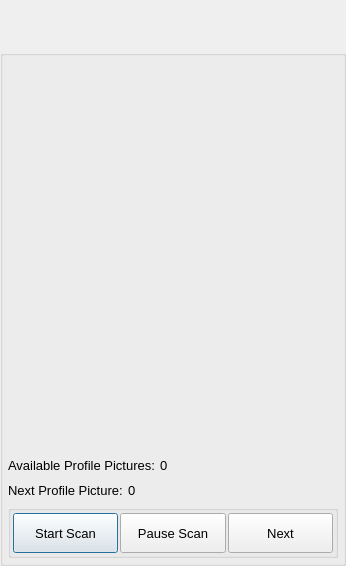
<?xml version="1.0" encoding="UTF-8"?>
<ui version="4.0">
 <class>ScanProfilesDialog</class>
 <widget class="QDialog" name="ScanProfilesDialog">
  <property name="windowModality">
   <enum>Qt::ApplicationModal</enum>
  </property>
  <property name="geometry">
   <rect>
    <x>0</x>
    <y>0</y>
    <width>346</width>
    <height>566</height>
   </rect>
  </property>
  <property name="windowTitle">
   <string>Menu</string>
  </property>
  <property name="windowOpacity">
   <double>1.000000000000000</double>
  </property>
  <property name="toolTip">
   <string/>
  </property>
  <layout class="QVBoxLayout" name="verticalLayout">
   <property name="spacing">
    <number>0</number>
   </property>
   <property name="leftMargin">
    <number>0</number>
   </property>
   <property name="topMargin">
    <number>0</number>
   </property>
   <property name="rightMargin">
    <number>0</number>
   </property>
   <property name="bottomMargin">
    <number>0</number>
   </property>
   <item>
    <widget class="TitleBarWidget" name="m_TitleBarWidget" native="true">
     <property name="sizePolicy">
      <sizepolicy hsizetype="Preferred" vsizetype="Preferred">
       <horstretch>0</horstretch>
       <verstretch>0</verstretch>
      </sizepolicy>
     </property>
     <property name="minimumSize">
      <size>
       <width>0</width>
       <height>50</height>
      </size>
     </property>
     <property name="maximumSize">
      <size>
       <width>16777215</width>
       <height>103</height>
      </size>
     </property>
    </widget>
   </item>
   <item>
    <widget class="QGroupBox" name="ItemsGroupBox">
     <property name="minimumSize">
      <size>
       <width>0</width>
       <height>0</height>
      </size>
     </property>
     <property name="font">
      <font>
       <pointsize>10</pointsize>
      </font>
     </property>
     <property name="title">
      <string/>
     </property>
     <layout class="QVBoxLayout" name="verticalLayout_2">
      <property name="spacing">
       <number>5</number>
      </property>
      <property name="leftMargin">
       <number>5</number>
      </property>
      <property name="topMargin">
       <number>5</number>
      </property>
      <property name="rightMargin">
       <number>5</number>
      </property>
      <property name="bottomMargin">
       <number>5</number>
      </property>
      <item>
       <widget class="QLabel" name="m_StatusLabel">
        <property name="text">
         <string notr="true"/>
        </property>
       </widget>
      </item>
      <item>
       <widget class="QLabel" name="ProfileFrame">
        <property name="sizePolicy">
         <sizepolicy hsizetype="Expanding" vsizetype="Expanding">
          <horstretch>0</horstretch>
          <verstretch>0</verstretch>
         </sizepolicy>
        </property>
        <property name="minimumSize">
         <size>
          <width>320</width>
          <height>200</height>
         </size>
        </property>
        <property name="pixmap">
         <pixmap>:/TruthOrDare/Resources/storyboard_background.png</pixmap>
        </property>
        <property name="scaledContents">
         <bool>true</bool>
        </property>
       </widget>
      </item>
      <item>
       <widget class="IdentWidget" name="FriendIdentWidget" native="true">
        <property name="sizePolicy">
         <sizepolicy hsizetype="Preferred" vsizetype="Fixed">
          <horstretch>0</horstretch>
          <verstretch>0</verstretch>
         </sizepolicy>
        </property>
        <property name="minimumSize">
         <size>
          <width>0</width>
          <height>50</height>
         </size>
        </property>
        <property name="maximumSize">
         <size>
          <width>16777215</width>
          <height>50</height>
         </size>
        </property>
       </widget>
      </item>
      <item>
       <widget class="QLabel" name="ScanStatusLabel">
        <property name="font">
         <font>
          <pointsize>10</pointsize>
         </font>
        </property>
        <property name="text">
         <string/>
        </property>
       </widget>
      </item>
      <item>
       <layout class="QHBoxLayout" name="horizontalLayout_5">
        <item>
         <widget class="QLabel" name="m_AvailPicturesTitleLabel">
          <property name="font">
           <font>
            <pointsize>10</pointsize>
           </font>
          </property>
          <property name="text">
           <string>Available Profile Pictures:</string>
          </property>
         </widget>
        </item>
        <item>
         <widget class="QLabel" name="m_AvailPicturesValueLabel">
          <property name="font">
           <font>
            <pointsize>10</pointsize>
           </font>
          </property>
          <property name="text">
           <string>0</string>
          </property>
         </widget>
        </item>
        <item>
         <spacer name="horizontalSpacer_2">
          <property name="orientation">
           <enum>Qt::Horizontal</enum>
          </property>
          <property name="sizeHint" stdset="0">
           <size>
            <width>40</width>
            <height>20</height>
           </size>
          </property>
         </spacer>
        </item>
       </layout>
      </item>
      <item>
       <layout class="QHBoxLayout" name="horizontalLayout_4">
        <item>
         <widget class="QLabel" name="CountdownLabel">
          <property name="font">
           <font>
            <pointsize>10</pointsize>
           </font>
          </property>
          <property name="text">
           <string>Next Profile Picture:</string>
          </property>
         </widget>
        </item>
        <item>
         <widget class="QLabel" name="CountdownValue">
          <property name="font">
           <font>
            <pointsize>10</pointsize>
           </font>
          </property>
          <property name="text">
           <string>0</string>
          </property>
         </widget>
        </item>
        <item>
         <spacer name="horizontalSpacer">
          <property name="orientation">
           <enum>Qt::Horizontal</enum>
          </property>
          <property name="sizeHint" stdset="0">
           <size>
            <width>40</width>
            <height>20</height>
           </size>
          </property>
         </spacer>
        </item>
       </layout>
      </item>
      <item>
       <widget class="QGroupBox" name="ScanButtonBox">
        <property name="title">
         <string/>
        </property>
        <layout class="QHBoxLayout" name="horizontalLayout_2">
         <property name="spacing">
          <number>2</number>
         </property>
         <property name="leftMargin">
          <number>2</number>
         </property>
         <property name="topMargin">
          <number>2</number>
         </property>
         <property name="rightMargin">
          <number>2</number>
         </property>
         <property name="bottomMargin">
          <number>2</number>
         </property>
         <item>
          <widget class="QPushButton" name="m_StartScanButton">
           <property name="minimumSize">
            <size>
             <width>0</width>
             <height>40</height>
            </size>
           </property>
           <property name="text">
            <string>Start Scan</string>
           </property>
          </widget>
         </item>
         <item>
          <widget class="QPushButton" name="m_PauseScanButton">
           <property name="minimumSize">
            <size>
             <width>0</width>
             <height>40</height>
            </size>
           </property>
           <property name="text">
            <string>Pause Scan</string>
           </property>
          </widget>
         </item>
         <item>
          <widget class="QPushButton" name="m_NextScanButton">
           <property name="minimumSize">
            <size>
             <width>0</width>
             <height>40</height>
            </size>
           </property>
           <property name="maximumSize">
            <size>
             <width>16777215</width>
             <height>40</height>
            </size>
           </property>
           <property name="text">
            <string>Next</string>
           </property>
          </widget>
         </item>
        </layout>
       </widget>
      </item>
     </layout>
    </widget>
   </item>
   <item>
    <widget class="BottomBarWidget" name="m_BottomBarWidget" native="true">
     <property name="sizePolicy">
      <sizepolicy hsizetype="Expanding" vsizetype="Minimum">
       <horstretch>0</horstretch>
       <verstretch>0</verstretch>
      </sizepolicy>
     </property>
     <property name="minimumSize">
      <size>
       <width>30</width>
       <height>0</height>
      </size>
     </property>
     <property name="autoFillBackground">
      <bool>true</bool>
     </property>
    </widget>
   </item>
  </layout>
 </widget>
 <customwidgets>
  <customwidget>
   <class>TitleBarWidget</class>
   <extends>QWidget</extends>
   <header>TitleBarWidget.h</header>
   <container>1</container>
  </customwidget>
  <customwidget>
   <class>BottomBarWidget</class>
   <extends>QWidget</extends>
   <header location="global">BottomBarWidget.h</header>
   <container>1</container>
  </customwidget>
  <customwidget>
   <class>IdentWidget</class>
   <extends>QWidget</extends>
   <header location="global">IdentWidget.h</header>
   <container>1</container>
  </customwidget>
 </customwidgets>
 <resources>
  <include location="../gotvcommon.qrc"/>
  <include location="../gotvcommon.qrc"/>
  <include location="../gotvcommon.qrc"/>
 </resources>
 <connections/>
</ui>
